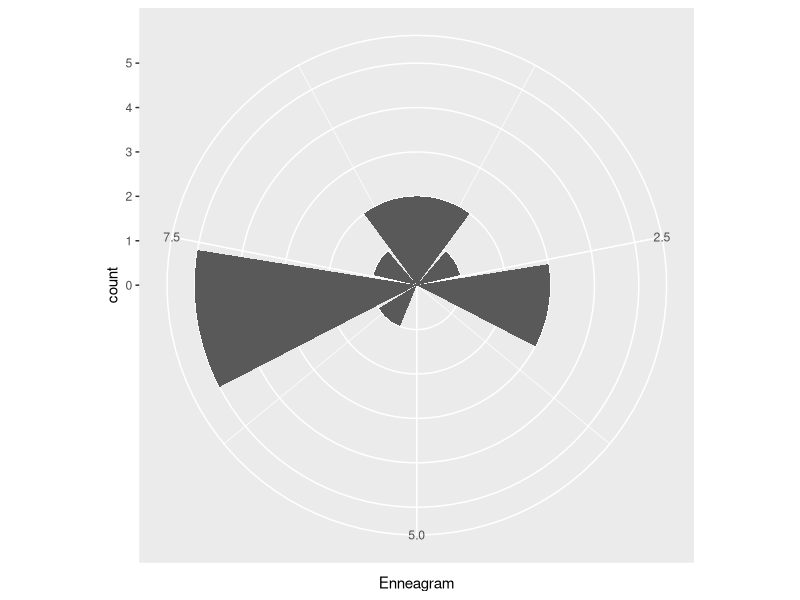

Write the R code that produced this figure.
## ---- chunk 1
knitr::opts_chunk$set(echo = TRUE)

library(tidyverse)

final_data <- read_csv("Personality_Quiz/updatedfinal.csv")

data <- read_csv("data2.17.19.csv")

chase_data <- read_csv("Chase.csv")
## ---- chunk 2

# going to try to make a dot density plot and make it polar

dot_density_1 <- chase_data %>% 
  filter(Enneagram != "NA") %>% 
  filter(Extroverted == "Extroverted") %>% 
  ggplot(aes(x = Enneagram)) +
  geom_bar() +
  coord_polar()

dot_density_1
